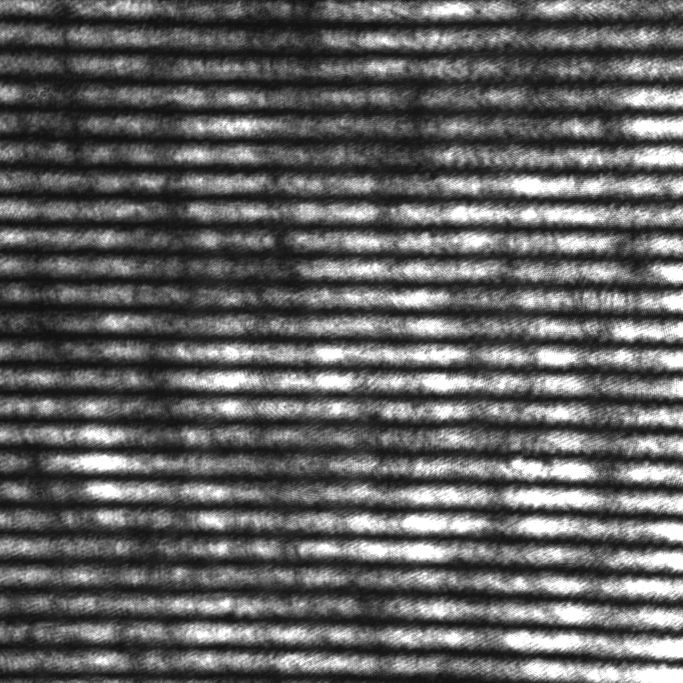
%> input picture img/3-3/HeNeCalibration2.png, 2048 x 2048 px, given in place of NoSample1.png, which was not available (shown at 1/3 size); the run also reads 3 pictures not shown here
$ octave spectrum_3_3.m   (GNU Octave 9; MATLAB toolbox functions it lacks are replaced by stand-ins)
%> lines starting %> are read from the running program, lines starting %| are printed output that depends on the picture; pictures that were not available may be replaced by others from this repository, and a replacement may not be noted
### extractspectrum.m
function [ lambda, spectrum ] = extractspectrum(fringe, row, slope,lambda_d )
%Extractspectrum draws the spectrum based the a fringe image
%   fringe = fringe image
%   row = the row on the fft where the peak values occur
%   slope = the calibration slope (nanometers/pixel)
%   lambda_d = design frequency, frequency where the fringes are completely
%   horizontal

% ensure image is grayscale
if size(fringe,3) == 3
    fringe = rgb2gray(fringe);
end

width = size(fringe,2);
height = size(fringe,1);

F = fft2(fringe);
Fscaled = log(1+abs(F));

spectrum = Fscaled(row,:);%+Fscaled(row-1,:)+Fscaled(row+1,:);

pixel = (0:(width-1));
lambda = lambda_d + slope*pixel;
wavenumber = (1/lambda_d - 1./lambda)*1e7;

plot(wavenumber,spectrum)
xlabel('wavenumber (cm^{-1})')
ylabel('intensity')
title('Spectrum')

end

### spectrum_3_3.m
% 2/28 calibration
lambda_d = 632;
slope = 26/156;
row = 1001;

fringe = imread('img/3-3/NoSample1.png');
%> fringe is the input picture: size 2048x2048x3 uint8; min 14, max 255, mean 95.8

figure(1)
[lambda,spectrum_0] = extractspectrum(fringe,row,slope,lambda_d);
%> in extractspectrum, `spectrum = Fscaled(row,:);`: spectrum = 2048 values, max 10.15 at index 2, min 4.82 at index 634, mean 8.34
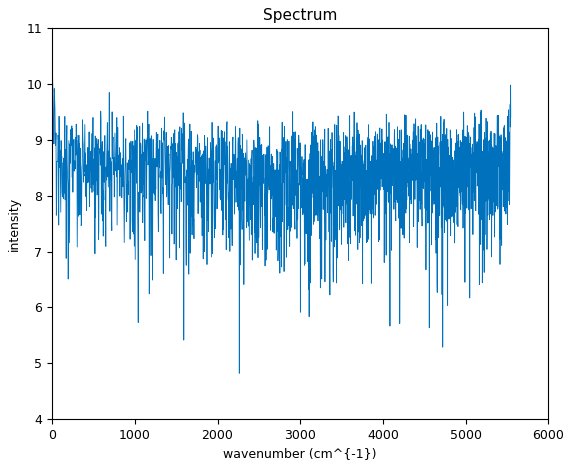
%> figure redrawn from the program's plot data; curve peaks at x = 4.17, y = 10.15
%> lambda = 2048 values from 632 to 973.2; spectrum_0 has the same summary as spectrum in extractspectrum


fringe = imread('img/3-3/Styro1.png');
[lambda,spectrum_1] = extractspectrum(fringe,row,slope,lambda_d);
%> call 2 of extractspectrum, with row = 1001, slope = 0.167, lambda_d = 632
%> in extractspectrum (call 2), `fringe = rgb2gray(fringe);`:
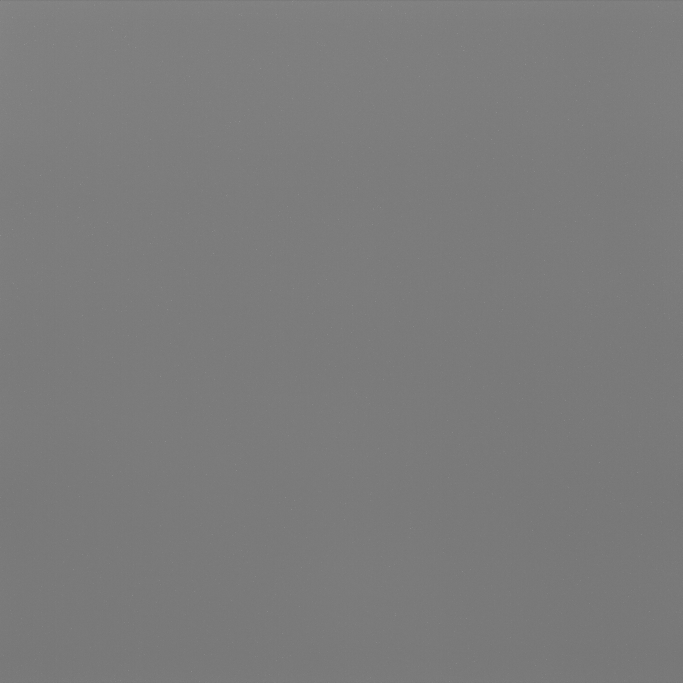
%> fringe: size 2048x2048 uint8 (shown at 1/3 size); min 6, max 255, mean 123.5
%> in extractspectrum (call 2), `Fscaled = log(1+abs(F));`:
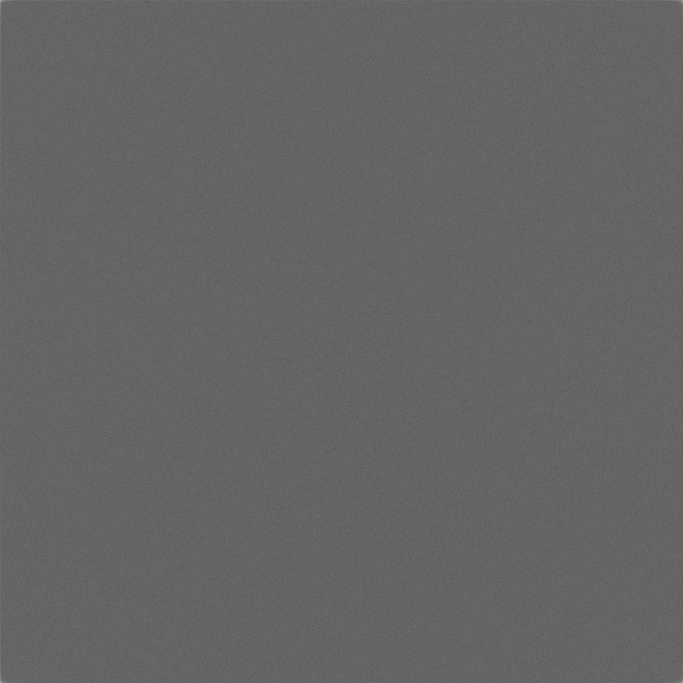
%> Fscaled: size 2048x2048 double (shown at 1/3 size); min 0.66, max 20.07, mean 8.4; drawn with min black and max white
%> in extractspectrum (call 2), `spectrum = Fscaled(row,:);`: spectrum = 2048 values, max 9.84 at index 611, min 3.74 at index 1541, mean 8.4
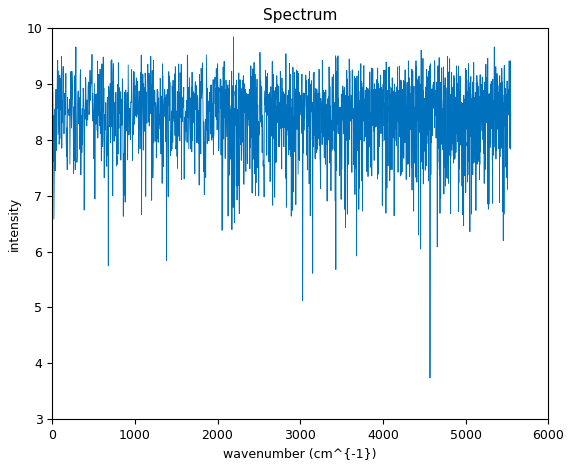
%> figure redrawn from the program's plot data; curve peaks at x = 2192.6, y = 9.84
%> spectrum_1 has the same summary as spectrum in extractspectrum

fringe = imread('img/3-3/Styro2.png');
[lambda,spectrum_2] = extractspectrum(fringe,row,slope,lambda_d);
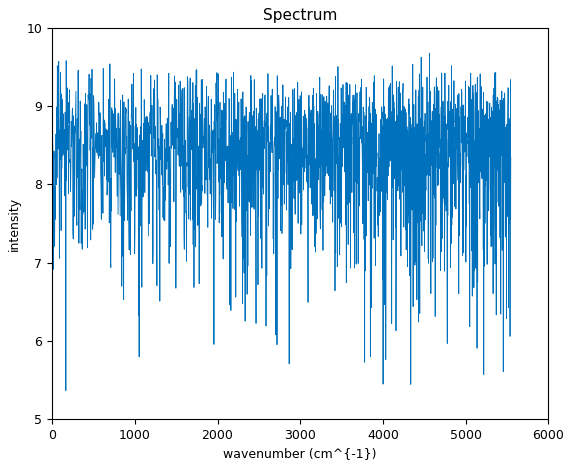
%> figure redrawn from the program's plot data; curve peaks at x = 4563.6, y = 9.68
%> spectrum_2 = 2048 values, max 9.68 at index 1538, min 5.37 at index 41, mean 8.38

fringe = imread('img/3-3/Styro3.png');
[lambda,spectrum_3] = extractspectrum(fringe,row,slope,lambda_d);
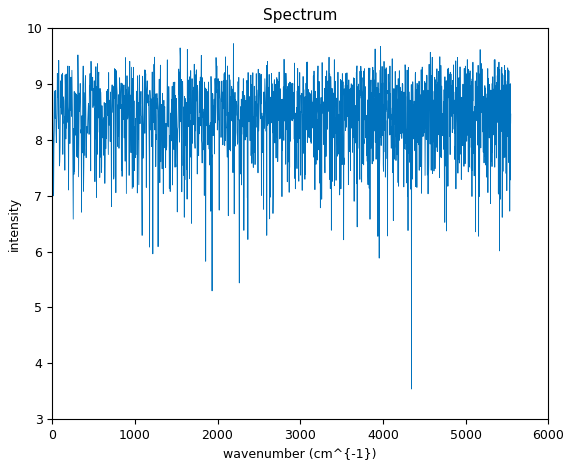
%> figure redrawn from the program's plot data; curve peaks at x = 2192.6, y = 9.72
%> spectrum_3 = 2048 values, max 9.72 at index 611, min 3.54 at index 1437, mean 8.4

spectrum = (spectrum_1 + spectrum_2 + spectrum_3)./3;
%> spectrum = 2048 values, max 9.67 at index 611, min 6.54 at index 1437, mean 8.39
spectrum = spectrum - spectrum_0;
%> spectrum = 2048 values, max 3.3 at index 1537, min -2.19 at index 1437, mean 0.0531
plot(lambda, spectrum);
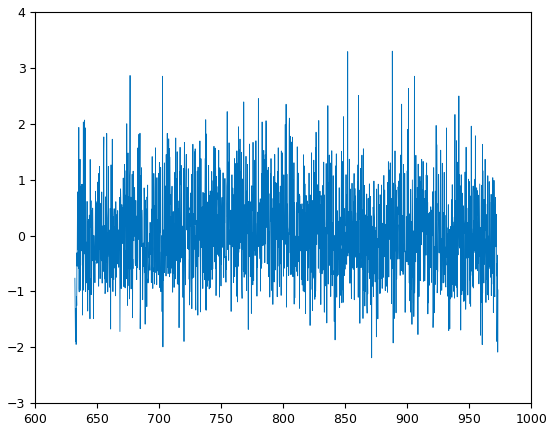
%> figure redrawn from the program's plot data; curve peaks at x = 888, y = 3.3
